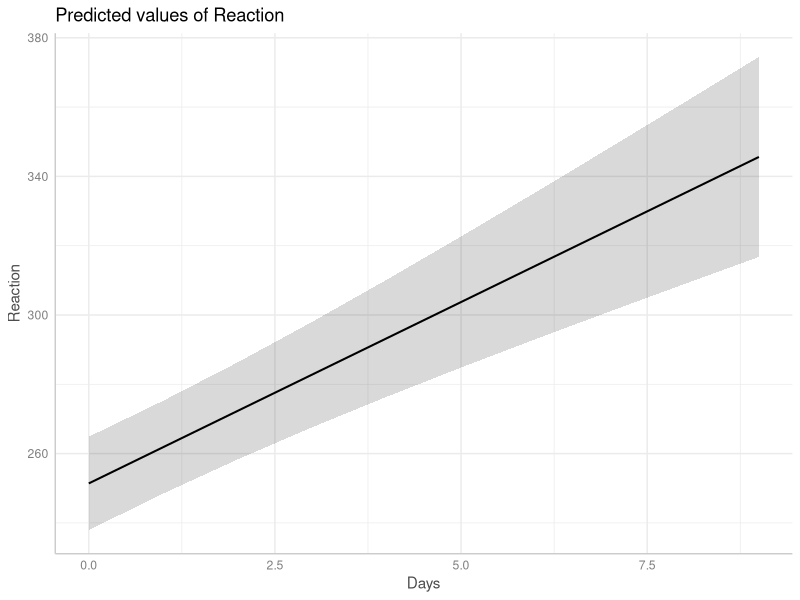
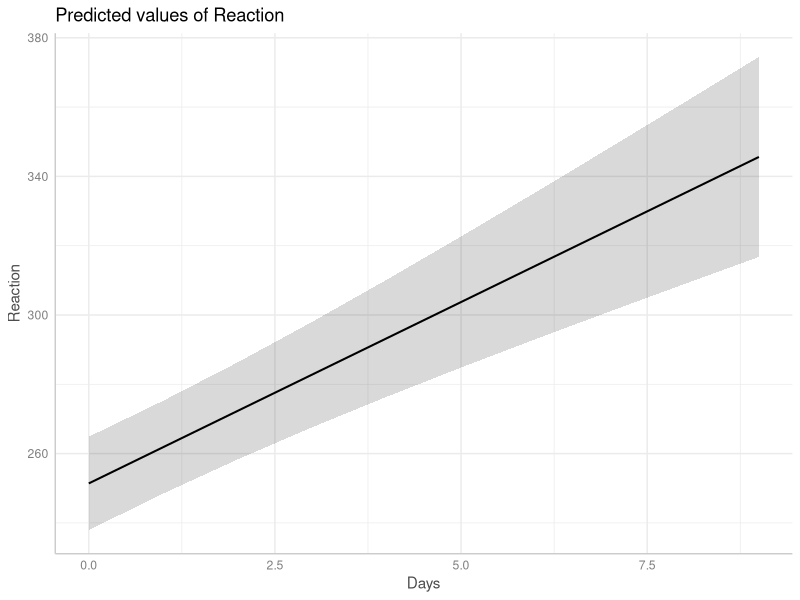
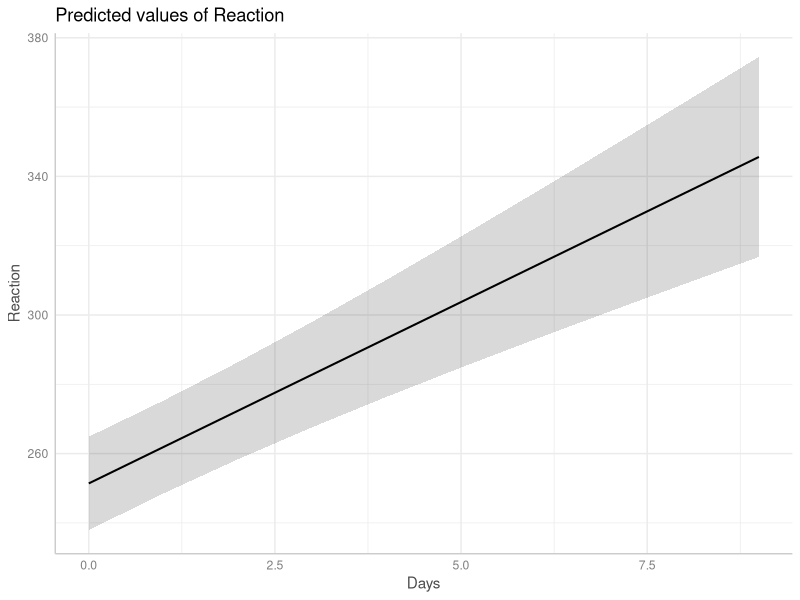

These charts were generated, in order, by the following R code: (Note: this script raises an error after producing the figures.)
## ---- chunk 1
knitr::opts_chunk$set(collapse = TRUE, comment = "#>", dev = "png", fig.width = 7, fig.height = 4, message = FALSE, warning = FALSE)
options(width = 800)
dev_version <- length(strsplit(packageDescription("ggeffects")$Version, ".", fixed = TRUE)[[1]]) > 3
if (!requireNamespace("ggplot2", quietly = TRUE) ||
    !requireNamespace("lme4", quietly = TRUE) ||
    !requireNamespace("glmmTMB", quietly = TRUE) ||
    !requireNamespace("sjlabelled", quietly = TRUE)) {
  knitr::opts_chunk$set(eval = FALSE)
}
## ---- chunk 2
library(ggeffects)
library(lme4)
data(sleepstudy)
m <- lmer(Reaction ~ Days + (1 + Days | Subject), data = sleepstudy)

pr <- ggpredict(m, "Days")
pr
plot(pr)
## ---- chunk 3
pr <- ggpredict(m, "Days", type = "random")
pr
plot(pr)
## ---- chunk 4
pr <- ggpredict(m, "Days", type = "random", interval = "confidence")
pr
plot(pr)
## ---- chunk 5
ggpredict(m, "Days", type = "random", condition = c(Subject = 330))
## ---- chunk 6
ggpredict(m, "Days", type = "sim")
## ---- chunk 7
library(glmmTMB)
data(Salamanders)
m <- glmmTMB(
  count ~ spp + mined + (1 | site), 
  ziformula = ~ spp + mined, 
  family = truncated_poisson, 
  data = Salamanders
)
## ---- chunk 8
ggpredict(m, "spp")

ggpredict(m, "spp", type = "random")
## ---- chunk 9
ggpredict(m, "spp", type = "zero_inflated")
## ---- chunk 10
ggpredict(m, "spp", type = "zi_random")
## ---- chunk 11
ggpredict(m, "spp", type = "simulate")
## ---- chunk 12
library(sjlabelled)
data(efc)
efc$e15relat <- as_label(efc$e15relat)
m <- lmer(neg_c_7 ~ c12hour + c160age + c161sex + (1 | e15relat), data = efc)
me <- ggpredict(m, terms = "c12hour")
plot(me)
## ---- chunk 13
me <- ggpredict(m, terms = "c12hour", type = "random")
plot(me)
## ---- chunk 14
me <- ggpredict(m, terms = c("c12hour", "e15relat"), type = "random")
plot(me, ci = FALSE)
## ---- chunk 15
me <- ggpredict(m, terms = c("c12hour", "e15relat [child,sibling]"), type = "random")
plot(me, ci = FALSE)
## ---- chunk 16
plot(me)
## ---- chunk 17
me <- ggpredict(
  m, 
  terms = c("c12hour", "c161sex", "c160age", "e15relat [child,sibling]"), 
  type = "random"
)
plot(me)
## ---- chunk 18
set.seed(123)
m <- lmer(Reaction ~ Days + (1 + Days | Subject), data = sleepstudy)
me <- ggpredict(m, terms = c("Days", "Subject [sample=7]"), type = "random")
plot(me)
## ---- chunk 19
plot(me, add.data = TRUE, ci = FALSE)
